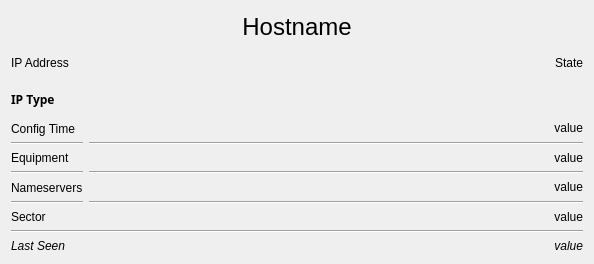
<?xml version="1.0" encoding="UTF-8"?>
<ui version="4.0">
 <class>Form</class>
 <widget class="QWidget" name="Form">
  <property name="geometry">
   <rect>
    <x>0</x>
    <y>0</y>
    <width>594</width>
    <height>264</height>
   </rect>
  </property>
  <property name="minimumSize">
   <size>
    <width>594</width>
    <height>264</height>
   </size>
  </property>
  <property name="windowTitle">
   <string>BBB Info</string>
  </property>
  <layout class="QVBoxLayout" name="verticalLayout_2" stretch="1,1,1,0">
   <item>
    <layout class="QVBoxLayout" name="verticalLayout">
     <item>
      <widget class="QLabel" name="nameLabel">
       <property name="font">
        <font>
         <pointsize>18</pointsize>
        </font>
       </property>
       <property name="text">
        <string>Hostname</string>
       </property>
       <property name="alignment">
        <set>Qt::AlignCenter</set>
       </property>
      </widget>
     </item>
     <item>
      <layout class="QHBoxLayout" name="horizontalLayout" stretch="0,0">
       <item>
        <widget class="QLabel" name="ipLabel">
         <property name="text">
          <string>IP Address</string>
         </property>
         <property name="alignment">
          <set>Qt::AlignLeading|Qt::AlignLeft|Qt::AlignVCenter</set>
         </property>
         <property name="textInteractionFlags">
          <set>Qt::LinksAccessibleByMouse|Qt::TextSelectableByMouse</set>
         </property>
        </widget>
       </item>
       <item>
        <widget class="QLabel" name="stateLabel">
         <property name="text">
          <string>State</string>
         </property>
         <property name="alignment">
          <set>Qt::AlignRight|Qt::AlignTrailing|Qt::AlignVCenter</set>
         </property>
         <property name="textInteractionFlags">
          <set>Qt::LinksAccessibleByMouse|Qt::TextSelectableByMouse</set>
         </property>
        </widget>
       </item>
      </layout>
     </item>
     <item>
      <widget class="QLabel" name="iptypeLabel">
       <property name="font">
        <font>
         <family>Tlwg Mono</family>
         <pointsize>9</pointsize>
         <weight>75</weight>
         <bold>true</bold>
         <strikeout>false</strikeout>
        </font>
       </property>
       <property name="text">
        <string>IP Type</string>
       </property>
       <property name="alignment">
        <set>Qt::AlignLeading|Qt::AlignLeft|Qt::AlignVCenter</set>
       </property>
      </widget>
     </item>
    </layout>
   </item>
   <item>
    <layout class="QGridLayout" name="gridLayout" columnstretch="0,15">
     <item row="4" column="0">
      <widget class="QLabel" name="nameserversLabel">
       <property name="text">
        <string>Nameservers</string>
       </property>
      </widget>
     </item>
     <item row="1" column="1">
      <widget class="Line" name="line_4">
       <property name="orientation">
        <enum>Qt::Horizontal</enum>
       </property>
      </widget>
     </item>
     <item row="3" column="1">
      <widget class="Line" name="line_2">
       <property name="orientation">
        <enum>Qt::Horizontal</enum>
       </property>
      </widget>
     </item>
     <item row="6" column="1">
      <widget class="QLabel" name="sectorvalueLabel">
       <property name="text">
        <string>value</string>
       </property>
       <property name="alignment">
        <set>Qt::AlignRight|Qt::AlignTrailing|Qt::AlignVCenter</set>
       </property>
       <property name="textInteractionFlags">
        <set>Qt::LinksAccessibleByMouse|Qt::TextSelectableByMouse</set>
       </property>
      </widget>
     </item>
     <item row="0" column="0">
      <widget class="QLabel" name="configtimeLabel">
       <property name="text">
        <string>Config Time</string>
       </property>
      </widget>
     </item>
     <item row="2" column="0">
      <widget class="QLabel" name="equipmentLabel">
       <property name="text">
        <string>Equipment</string>
       </property>
      </widget>
     </item>
     <item row="6" column="0">
      <widget class="QLabel" name="sectorLabel">
       <property name="text">
        <string>Sector</string>
       </property>
      </widget>
     </item>
     <item row="2" column="1">
      <widget class="QLabel" name="equipmentvalueLabel">
       <property name="text">
        <string>value</string>
       </property>
       <property name="alignment">
        <set>Qt::AlignRight|Qt::AlignTrailing|Qt::AlignVCenter</set>
       </property>
       <property name="textInteractionFlags">
        <set>Qt::LinksAccessibleByMouse|Qt::TextSelectableByMouse</set>
       </property>
      </widget>
     </item>
     <item row="3" column="0">
      <widget class="Line" name="line">
       <property name="orientation">
        <enum>Qt::Horizontal</enum>
       </property>
      </widget>
     </item>
     <item row="1" column="0">
      <widget class="Line" name="line_3">
       <property name="orientation">
        <enum>Qt::Horizontal</enum>
       </property>
      </widget>
     </item>
     <item row="0" column="1">
      <widget class="QLabel" name="configtimevalueLabel">
       <property name="text">
        <string>value</string>
       </property>
       <property name="alignment">
        <set>Qt::AlignRight|Qt::AlignTrailing|Qt::AlignVCenter</set>
       </property>
       <property name="textInteractionFlags">
        <set>Qt::LinksAccessibleByMouse|Qt::TextSelectableByMouse</set>
       </property>
      </widget>
     </item>
     <item row="4" column="1">
      <widget class="QLabel" name="nameserversvalueLabel">
       <property name="text">
        <string>value</string>
       </property>
       <property name="alignment">
        <set>Qt::AlignRight|Qt::AlignTrailing|Qt::AlignVCenter</set>
       </property>
       <property name="textInteractionFlags">
        <set>Qt::LinksAccessibleByMouse|Qt::TextSelectableByMouse</set>
       </property>
      </widget>
     </item>
     <item row="5" column="0">
      <widget class="Line" name="line_6">
       <property name="orientation">
        <enum>Qt::Horizontal</enum>
       </property>
      </widget>
     </item>
     <item row="5" column="1">
      <widget class="Line" name="line_7">
       <property name="orientation">
        <enum>Qt::Horizontal</enum>
       </property>
      </widget>
     </item>
    </layout>
   </item>
   <item>
    <widget class="Line" name="line_5">
     <property name="orientation">
      <enum>Qt::Horizontal</enum>
     </property>
    </widget>
   </item>
   <item>
    <layout class="QHBoxLayout" name="horizontalLayout_2" stretch="0,15">
     <item>
      <widget class="QLabel" name="lastseenLabel">
       <property name="font">
        <font>
         <pointsize>9</pointsize>
         <italic>true</italic>
        </font>
       </property>
       <property name="text">
        <string>Last Seen</string>
       </property>
      </widget>
     </item>
     <item>
      <widget class="QLabel" name="lastseenvalueLabel">
       <property name="font">
        <font>
         <pointsize>9</pointsize>
         <italic>true</italic>
        </font>
       </property>
       <property name="text">
        <string>value</string>
       </property>
       <property name="alignment">
        <set>Qt::AlignRight|Qt::AlignTrailing|Qt::AlignVCenter</set>
       </property>
       <property name="textInteractionFlags">
        <set>Qt::LinksAccessibleByMouse|Qt::TextSelectableByMouse</set>
       </property>
      </widget>
     </item>
    </layout>
   </item>
  </layout>
 </widget>
 <resources/>
 <connections/>
</ui>
